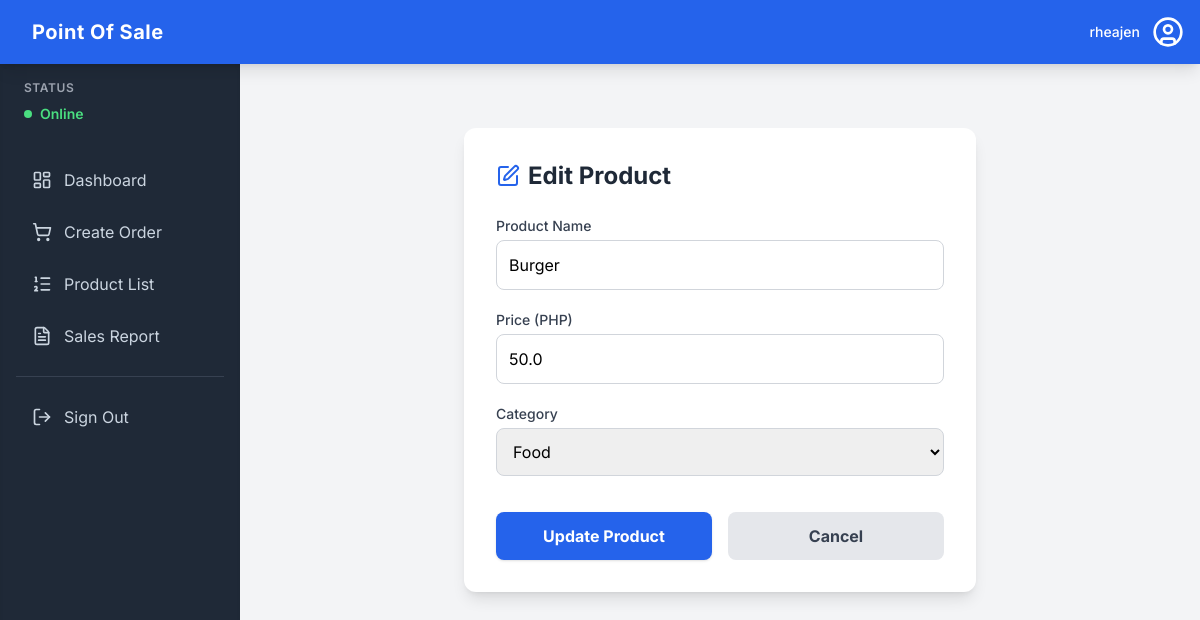
Page /edit_product/4 (signed in) on the committed database.
### tables this page shows
CREATE TABLE products (
    id INTEGER PRIMARY KEY AUTOINCREMENT,
    name TEXT NOT NULL,
    price REAL NOT NULL,
    category TEXT
);

### app.py (the view, shortened to what this page needs)
@app.route('/edit_product/<int:product_id>', methods=['GET', 'POST'])
@login_required
def edit_product(product_id):
    db = get_db()
    cursor = db.cursor()
    cursor.execute("SELECT * FROM products WHERE id = ?", (product_id,))
    product = cursor.fetchone()
    return render_template('edit_product.html', product=dict(product))

### app.py (called while the page is built)
def get_db():
    db = getattr(g, '_database', None)
    if db is None:
        db = g._database = sqlite3.connect(DATABASE)
        db.row_factory = sqlite3.Row
    return db

@app.teardown_appcontext
def close_connection(exception):
    db = getattr(g, '_database', None)
    if db is not None:
        db.close()

def login_required(f):
    @wraps(f)
    def decorated_function(*args, **kwargs):
        if 'logged_in' not in session or not session['logged_in']:
            return redirect(url_for('login'))
        return f(*args, **kwargs)
    return decorated_function

### templates/edit_product.html (shortened to what this page needs)
{% extends "layout.html" %}
{% block content %}
<div class="max-w-lg mx-auto bg-white p-8 rounded-xl shadow-lg mt-10">
    <h2 class="text-2xl font-bold text-gray-800 mb-6 flex items-center">
        <i data-lucide="square-pen" class="w-6 h-6 mr-2 text-blue-600"></i> Edit Product
    </h2>
    <form method="POST" action="{{ url_for('edit_product', product_id=product.id) }}" class="space-y-5">
        <div>
            <label class="block text-sm font-medium text-gray-700 mb-1">Product Name</label>
            <input type="text" name="name" value="{{ product.name }}" required class="w-full p-3 border border-gray-300 rounded-lg focus:ring-2 focus:ring-blue-500 focus:outline-none">
        </div>
        <div>
            <label class="block text-sm font-medium text-gray-700 mb-1">Price (PHP)</label>
            <input type="number" name="price" value="{{ product.price }}" step="0.01" required class="w-full p-3 border border-gray-300 rounded-lg focus:ring-2 focus:ring-blue-500 focus:outline-none">
        </div>
        <div>
            <label class="block text-sm font-medium text-gray-700 mb-1">Category</label>
            <select name="category" class="w-full p-3 border border-gray-300 rounded-lg focus:ring-2 focus:ring-blue-500 focus:outline-none">
                <option value="Food" {% if product.category == 'Food' %}selected{% endif %}>Food</option>
            </select>
        </div>
        <div class="pt-4 flex gap-4">
            <button type="submit" class="flex-1 bg-blue-600 hover:bg-blue-700 text-white font-bold py-3 rounded-lg transition shadow">Update Product</button>
            <a href="{{ url_for('product_list') }}" class="flex-1 bg-gray-200 hover:bg-gray-300 text-gray-700 font-bold py-3 rounded-lg text-center transition">Cancel</a>
        </div>
    </form>
</div>
{% endblock %}

### static/styles.css (style rules this page uses)
:root { --color-primary: #2563eb; --color-sidebar: #2d3748; --color-sidebar-hover: #4a5568; --color-background: #f7fafc; }
body { font-family: 'Inter', sans-serif; background-color: var(--color-background); }

### rows in the picture
products: name "Burger", price "50.0", category "Food"

### other values in the picture
{{ session.username }} "rheajen"
